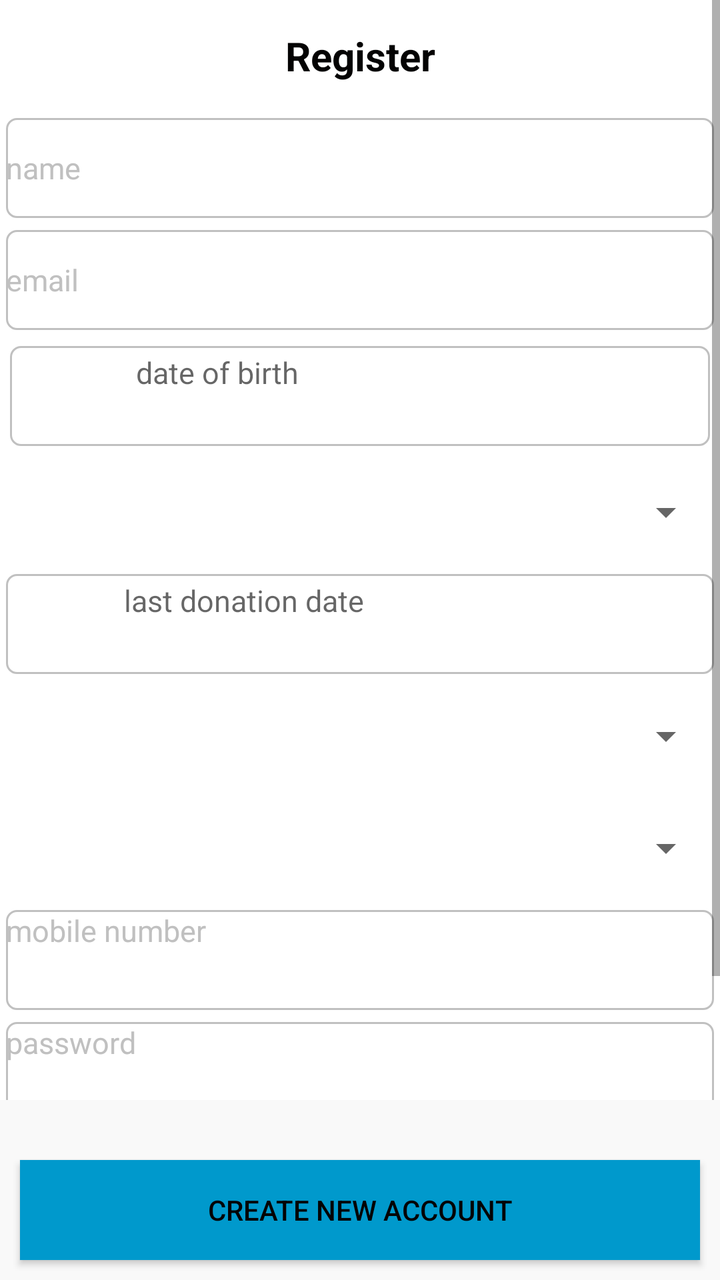
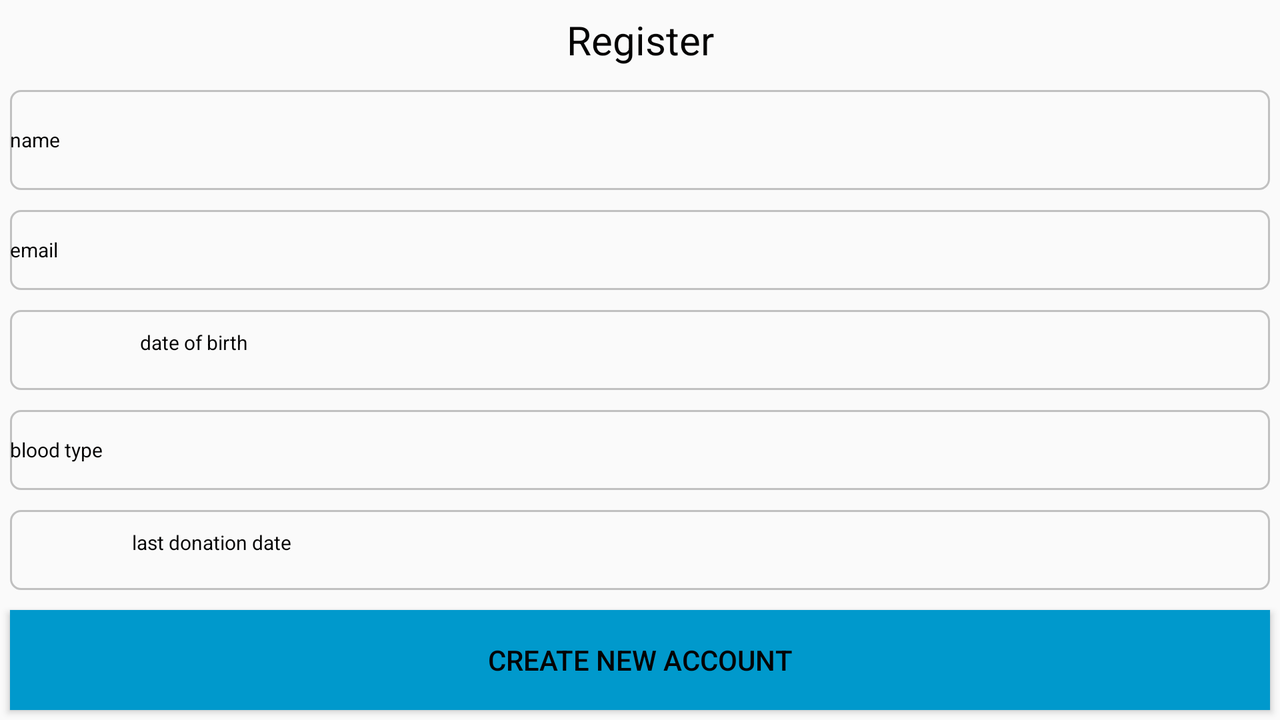

The same Android screen from two of the app's own layout files: first res/layout/ as a phone draws it, then the repository's variant for another configuration, drawn on a device whose configuration selects that folder. Both files follow.
<!-- AndroidManifest.xml: application theme AppTheme -->
<!-- res/layout/fragment_register.xml -->
<?xml version="1.0" encoding="utf-8"?>
<RelativeLayout xmlns:android="http://schemas.android.com/apk/res/android"
    xmlns:tools="http://schemas.android.com/tools"
    android:layout_width="match_parent"
    android:layout_height="match_parent"
    android:background="@color/whiteback"


    tools:context=".Views.Fragment.RegisterFragment">

    <ScrollView
        android:id="@+id/scrollView"
        android:background="@color/white"
        android:layout_width="match_parent"
        android:layout_height="wrap_content"
        android:layout_above="@id/button_register"
        android:layout_marginBottom="@dimen/dp_20"
        android:fillViewport="true">

        <RelativeLayout
            android:id="@+id/rel"
            android:layout_width="match_parent"
            android:layout_height="wrap_content">

            <TextView

                android:id="@+id/textview_register"
                android:layout_width="match_parent"
                android:layout_height="@dimen/dp_50"
                android:layout_margin="@dimen/dim_3dp"
                android:gravity="center"
                android:text="@string/Register"
                android:textColor="@color/black"
                android:textStyle="bold"
                android:textSize="@dimen/sp_20" />

            <EditText
                android:textColorHint="@color/gray"
                android:id="@+id/ed_register_name"
                android:layout_width="match_parent"
                android:layout_height="@dimen/dp_50"
                android:layout_below="@id/textview_register"
               android:layout_margin="@dimen/dim_3dp"
                android:background="@drawable/edittext_background"
                android:hint="@string/name"
                android:inputType="text"
                android:textColor="@color/black"
                 
                android:textSize="@dimen/sp_15" />

            <EditText
                android:textColorHint="@color/gray"
                android:id="@+id/ed_register_email"
                android:layout_width="match_parent"
                android:layout_height="@dimen/dp_50"
                android:layout_below="@id/ed_register_name"
               android:layout_margin="@dimen/dim_3dp"
                android:background="@drawable/edittext_background"
                android:hint="@string/email"
                android:inputType="text"
                android:textColor="@color/black"
                 
                android:textSize="@dimen/sp_15" />

            <LinearLayout
                android:id="@+id/date_calender"
                android:layout_width="match_parent"
                android:layout_height="@dimen/dp_50"
                android:layout_below="@id/ed_register_email"
                android:layout_margin="5dp"
                android:background="@drawable/edittext_background"
                android:orientation="horizontal">

                <Button
                    android:id="@+id/button_register_cal"

                    android:layout_width="@dimen/dp_50"
                    android:layout_height="@dimen/dp_50"
                    android:layout_marginLeft="@dimen/dp_5"
                    android:layout_marginRight="@dimen/dp_5"
                    android:layout_marginBottom="5dp"
                    android:background="@mipmap/cal"
                    android:gravity="end" />

                <TextView
                    android:id="@+id/ed_register_date"
                    android:layout_width="match_parent"
                    android:layout_height="@dimen/dp_20"
                    android:layout_margin="@dimen/dim_3dp"
                    android:layout_marginBottom="@dimen/dp_5"
                    android:gravity="start"
                    android:hint="@string/date_of_birth"
                     
                    android:textSize="@dimen/sp_15" />

            </LinearLayout>

            <Spinner
                android:id="@+id/ed_register_blood"
                android:layout_width="match_parent"
                android:layout_height="@dimen/dp_50"
                android:layout_below="@id/date_calender"


                android:layout_margin="@dimen/dim_3dp"
                android:textColor="@color/black"

                android:textSize="@dimen/sp_15" />

            <LinearLayout
                android:id="@+id/donation_date_cal"
                android:layout_width="match_parent"
                android:layout_height="@dimen/dp_50"
                android:layout_below="@id/ed_register_blood"
                android:layout_margin="@dimen/dim_3dp"
                android:background="@drawable/edittext_background"
                android:orientation="horizontal">

                <Button
                    android:id="@+id/button_register_donation_date"
                    android:layout_width="@dimen/dp_50"
                    android:layout_height="@dimen/dp_50"
                    android:layout_marginRight="@dimen/dim_3dp"
                    android:layout_marginLeft="@dimen/dim_3dp"
                    android:background="@mipmap/cal"
                    android:gravity="end" />

                <TextView
                    android:id="@+id/ed_register_date_of_donation"
                    android:layout_width="match_parent"
                    android:layout_height="wrap_content"
                    android:layout_margin="@dimen/dim_3dp"

                    android:gravity="start"
                    android:hint="@string/last_donation"
                     
                    android:textSize="@dimen/sp_15" />
            </LinearLayout>

            <Spinner
                android:id="@+id/governate"

                android:layout_width="match_parent"
                android:layout_height="@dimen/dp_50"
                android:layout_below="@id/donation_date_cal"
                android:layout_margin="@dimen/dim_3dp"

                android:gravity="start" />

            <Spinner
                android:id="@+id/city"
                android:layout_width="match_parent"
                android:layout_height="@dimen/dp_50"
                android:layout_below="@id/governate"
                android:layout_margin="@dimen/dim_3dp"
                android:gravity="start" />

            <EditText
                android:textColorHint="@color/gray"
                android:id="@+id/register_phone_nu"
                android:layout_width="match_parent"
                android:layout_height="@dimen/dp_50"
                android:layout_below="@+id/city"
                android:layout_margin="@dimen/dim_3dp"
                android:background="@drawable/edittext_background"
                android:gravity="start"
                android:hint="@string/mob_phone"
                android:inputType="number"
                android:textColor="@color/black"
                 
                android:textSize="@dimen/sp_15" />

            <EditText
                android:textColorHint="@color/gray"
                android:id="@+id/register_password"
                android:layout_width="match_parent"
                android:layout_height="@dimen/dp_50"
                android:layout_below="@+id/register_phone_nu"
                android:layout_margin="@dimen/dim_3dp"
                android:background="@drawable/edittext_background"
                android:gravity="start"
                android:hint="@string/password"

                android:inputType="numberPassword"
                android:textColor="@color/black"
                 
                android:textSize="@dimen/sp_15" />

            <EditText
                android:textColorHint="@color/gray"
                android:id="@+id/register_password_sure"
                android:layout_width="match_parent"
                android:layout_height="@dimen/dp_50"
                android:layout_below="@+id/register_password"
                android:layout_margin="@dimen/dim_3dp"
                android:background="@drawable/edittext_background"
                android:gravity="start"
                android:hint="@string/pass_confirm"
                android:inputType="numberPassword"
                android:textColor="@color/black"
                 

                android:textSize="@dimen/sp_15" />
        </RelativeLayout>
    </ScrollView>

    <Button
        android:id="@+id/button_register"

        android:layout_width="match_parent"
        android:layout_height="@dimen/dp_50"
        android:layout_alignParentBottom="true"


        android:layout_margin="@dimen/dp_10"
        android:background="@color/darkblue"
        android:text="@string/new_account"
        android:textColor="@color/black" />
</RelativeLayout>
<!-- resources referenced by this layout -->
<resources>
  <item name="black" type="color">#FF040303</item>
  <item name="darkblue" type="color">#FF0099CC</item>
  <color name="gray">#C0C0C0</color>
  <item name="white" type="color">#ffffff</item>
  <item name="whiteback" type="color">#f9f9f9</item>
  <dimen name="dim_3dp">3dp</dimen>
  <dimen name="dp_10">10dp</dimen>
  <dimen name="dp_20">20dp</dimen>
  <dimen name="dp_5">5dp</dimen>
  <dimen name="dp_50">50dp</dimen>
  <dimen name="sp_15">15sp</dimen>
  <dimen name="sp_20">20sp</dimen>
  <!-- drawable edittext_background (drawable) -->
  <?xml version="1.0" encoding="utf-8"?>
  <shape xmlns:android="http://schemas.android.com/apk/res/android"
      android:shape="rectangle">
  <corners android:radius="@dimen/dp_5"
          />
  
      <stroke android:color="@color/gray"
          android:width="1dp"
      />
  
  </shape>
  <string name="Register">Register</string>
  <string name="date_of_birth">date of birth</string>
  <string name="email">email</string>
  <string name="last_donation">last donation date</string>
  <string name="mob_phone">mobile number</string>
  <string name="name">name</string>
  <string name="new_account">create new account</string>
  <string name="pass_confirm">confirm password</string>
  <string name="password">password</string>
  <style name="AppTheme" parent="Theme.AppCompat.Light.DarkActionBar">
          
          <item name="colorPrimary">@color/colorPrimary</item>
          <item name="colorPrimaryDark">@color/colorPrimaryDark</item>
          <item name="colorAccent">@color/colorAccent</item>
  
      </style>
  <color name="colorPrimary">#3F51B5</color>
  <color name="colorPrimaryDark">#303F9F</color>
  <color name="colorAccent">#FF4081</color>
</resources>
<!-- res/layout-land/fragment_register.xml (the repository's variant of the layout above) -->
<!-- drawn on the phone turned sideways -->
<?xml version="1.0" encoding="utf-8"?>
<RelativeLayout xmlns:android="http://schemas.android.com/apk/res/android"
    xmlns:tools="http://schemas.android.com/tools"
    android:layout_width="match_parent"
    android:layout_height="match_parent"
    android:background="@mipmap/backimage"

    tools:context=".Views.Fragment.RegisterFragment">

    <RelativeLayout
        android:id="@+id/rel"
        android:layout_width="match_parent"
        android:layout_height="wrap_content">

        <TextView

            android:id="@+id/textview_register"
            android:layout_width="match_parent"
            android:layout_height="@dimen/dp_30"
            android:layout_margin="@dimen/dp_5"
            android:gravity="center"
            android:text="@string/Register"
            android:textColor="@color/black"
            android:textSize="@dimen/sp_20" />

        <EditText
            android:id="@+id/ed_register_name"
            android:layout_width="match_parent"

            android:layout_height="@dimen/dp_50"
            android:layout_below="@id/textview_register"
            android:layout_margin="@dimen/dp_5"
            android:background="@drawable/edittext_background"
            android:hint="@string/name"
            android:inputType="text"
            android:textColor="@color/black"
            android:textColorHint="@color/black"
            android:textSize="10sp" />

        <EditText
            android:id="@+id/ed_register_email"
            android:layout_width="match_parent"
            android:layout_height="@dimen/dp_40"
            android:layout_below="@id/ed_register_name"
            android:layout_margin="@dimen/dp_5"
            android:background="@drawable/edittext_background"
            android:hint="@string/email"
            android:inputType="text"
            android:textColor="@color/black"
            android:textColorHint="@color/black"
            android:textSize="10sp" />

        <LinearLayout
            android:id="@+id/date_calender"
            android:layout_width="match_parent"
            android:layout_height="@dimen/dp_40"
            android:layout_below="@id/ed_register_email"
            android:layout_margin="5dp"
            android:background="@drawable/edittext_background"
            android:orientation="horizontal">

            <Button
                android:id="@+id/button_register_cal"

                android:layout_width="@dimen/dp_50"
                android:layout_height="@dimen/dp_50"
                android:layout_marginLeft="@dimen/dp_5"
                android:layout_marginRight="@dimen/dp_5"
                android:layout_marginBottom="5dp"
                android:background="@mipmap/cal"
                android:gravity="end" />

            <TextView
                android:id="@+id/ed_register_date"
                android:layout_width="match_parent"
                android:layout_height="@dimen/dp_20"
                android:layout_margin="@dimen/dp_5"
                android:layout_marginTop="@dimen/dp_5"
                android:layout_marginBottom="@dimen/dp_5"
                android:gravity="start"
                android:hint="@string/date_of_birth"
                android:textColorHint="@color/black"
                android:textSize="@dimen/sp_10" />

        </LinearLayout>

        <EditText
            android:id="@+id/ed_register_blood"
            android:layout_width="match_parent"
            android:layout_height="@dimen/dp_40"
            android:layout_below="@id/date_calender"
            android:layout_margin="5dp"
            android:background="@drawable/edittext_background"
            android:hint="@string/blood"
            android:inputType="text"
            android:textColor="@color/black"
            android:textColorHint="@color/black"
            android:textSize="10sp" />

        <LinearLayout
            android:id="@+id/donation_date_cal"
            android:layout_width="match_parent"
            android:layout_height="@dimen/dp_40"
            android:layout_below="@id/ed_register_blood"
            android:layout_margin="5dp"
            android:background="@drawable/edittext_background"
            android:orientation="horizontal">

            <Button
                android:id="@+id/button_register_donation_date"
                android:layout_width="@dimen/dp_50"
                android:layout_height="@dimen/dp_50"
                android:layout_marginLeft="@dimen/dim_3dp"
                android:layout_marginRight="@dimen/dim_3dp"
                android:background="@mipmap/cal"
                android:gravity="end" />

            <TextView
                android:id="@+id/ed_register_date_of_donation"
                android:layout_width="match_parent"
                android:layout_height="wrap_content"
                android:layout_margin="5dp"
                android:layout_marginTop="5dp"
                android:layout_marginBottom="5dp"
                android:gravity="start"
                android:hint="@string/last_donation"
                android:textColorHint="@color/black"
                android:textSize="10sp" />
        </LinearLayout>

        <Spinner
            android:id="@+id/governate"
            android:layout_width="match_parent"
            android:layout_height="@dimen/dp_40"
            android:layout_below="@id/donation_date_cal"
            android:layout_margin="5dp"
            android:background="@drawable/edittext_background" />

        <Spinner
            android:id="@+id/city"
            android:layout_width="match_parent"
            android:layout_height="@dimen/dp_40"
            android:layout_below="@id/governate"
            android:layout_margin="5dp"
            android:background="@drawable/edittext_background" />

        <EditText
            android:id="@+id/register_phone_nu"
            android:layout_width="match_parent"
            android:layout_height="@dimen/dp_40"
            android:layout_below="@+id/city"
            android:layout_margin="5dp"
            android:background="@drawable/edittext_background"
            android:gravity="start"
            android:hint="@string/mob_phone"
            android:inputType="number"
            android:textColor="@color/black"
            android:textColorHint="@color/black"
            android:textSize="10sp" />

        <EditText
            android:id="@+id/register_password"
            android:layout_width="match_parent"
            android:layout_height="@dimen/dp_40"
            android:layout_below="@+id/register_phone_nu"
            android:layout_margin="5dp"
            android:background="@drawable/edittext_background"
            android:gravity="start"
            android:hint="@string/password"

            android:inputType="numberPassword"
            android:textColor="@color/black"
            android:textColorHint="@color/black"
            android:textSize="10sp" />

        <EditText
            android:id="@+id/register_password_sure"
            android:layout_width="match_parent"
            android:layout_height="@dimen/dp_40"
            android:layout_below="@+id/register_password"
            android:layout_margin="5dp"
            android:background="@drawable/edittext_background"
            android:gravity="start"
            android:hint="@string/pass_confirm"
            android:inputType="numberPassword"
            android:textColor="@color/black"
            android:textColorHint="@color/black"

            android:textSize="10sp" />
    </RelativeLayout>

    <Button
        android:id="@+id/button_register"

        android:layout_width="match_parent"
        android:layout_height="@dimen/dp_50"

        android:layout_alignParentBottom="true"
        android:layout_margin="5dp"
        android:background="@color/darkblue"
        android:text="@string/new_account"
        android:textColor="@color/black" />
</RelativeLayout>
<!-- resources referenced by the variant -->
<!-- as the phone turned sideways resolves them -->
<resources>
  <item name="black" type="color">#FF040303</item>
  <item name="darkblue" type="color">#FF0099CC</item>
  <dimen name="dim_3dp">3dp</dimen>
  <dimen name="dp_20">20dp</dimen>
  <dimen name="dp_30">30dp</dimen>
  <dimen name="dp_40">40dp</dimen>
  <dimen name="dp_5">5dp</dimen>
  <dimen name="dp_50">50dp</dimen>
  <dimen name="sp_10">10sp</dimen>
  <dimen name="sp_20">20sp</dimen>
  <!-- drawable edittext_background (drawable) -->
  <?xml version="1.0" encoding="utf-8"?>
  <shape xmlns:android="http://schemas.android.com/apk/res/android"
      android:shape="rectangle">
  <corners android:radius="@dimen/dp_5"
          />
  
      <stroke android:color="@color/gray"
          android:width="1dp"
      />
  
  </shape>
  <string name="Register">Register</string>
  <string name="blood">blood type</string>
  <string name="date_of_birth">date of birth</string>
  <string name="email">email</string>
  <string name="last_donation">last donation date</string>
  <string name="mob_phone">mobile number</string>
  <string name="name">name</string>
  <string name="new_account">create new account</string>
  <string name="pass_confirm">confirm password</string>
  <string name="password">password</string>
  <style name="AppTheme" parent="Theme.AppCompat.Light.DarkActionBar">
          
          <item name="colorPrimary">@color/colorPrimary</item>
          <item name="colorPrimaryDark">@color/colorPrimaryDark</item>
          <item name="colorAccent">@color/colorAccent</item>
  
      </style>
  <color name="gray">#C0C0C0</color>
  <color name="colorPrimary">#3F51B5</color>
  <color name="colorPrimaryDark">#303F9F</color>
  <color name="colorAccent">#FF4081</color>
</resources>
